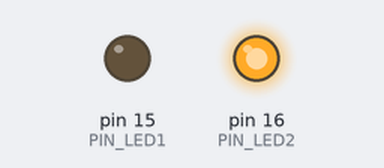
Bench run of a sketch on a simulated Arduino Uno, built with avr-gcc and run on an emulated ATmega328P. On the bench: output pins drawn as LEDs (lit = HIGH). Random numbers use the default seed unless the sketch sets one.

Above: at 0.1 s.
At 36.1 s:
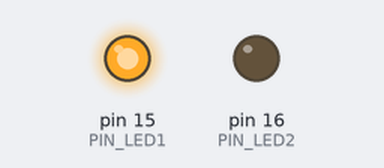
Timing chart, 0 to 37.6 s (numbered marks = the images above):
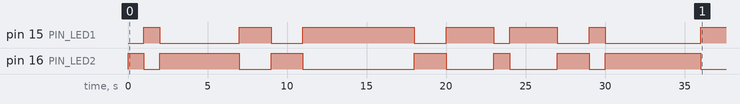

Measured:
- by itself, pin 15 (PIN_LED1): LOW → HIGH at 1.0 s, → LOW 1.0 s later, → HIGH 5.0 s later, → LOW 2.0 s later, … (13 changes in this stretch)
- by itself, pin 16 (PIN_LED2): LOW → HIGH at 0.00 s, → LOW 1.0 s later, → HIGH 1.0 s later, → LOW 5.0 s later, … (14 changes in this stretch)

The sketch:

question-classic-01.ino
```cpp
// (licence header left out)
#define PIN_LED1  15
#define PIN_LED2  16

int LED_Random = 0;

void setup() {
  pinMode(PIN_LED1,   OUTPUT);
  pinMode(PIN_LED2,   OUTPUT);

  randomSeed(analogRead(0));

  Serial.begin(9600);
}

void loop() {
  LED_Random = random(10, 50);

  if(LED_Random % 2 == 0){
    digitalWrite(PIN_LED1, LOW);
    digitalWrite(PIN_LED2, HIGH);
  } else {
    digitalWrite(PIN_LED1, HIGH);
    digitalWrite(PIN_LED2, LOW);
  }

  delay(1000);
}
```
